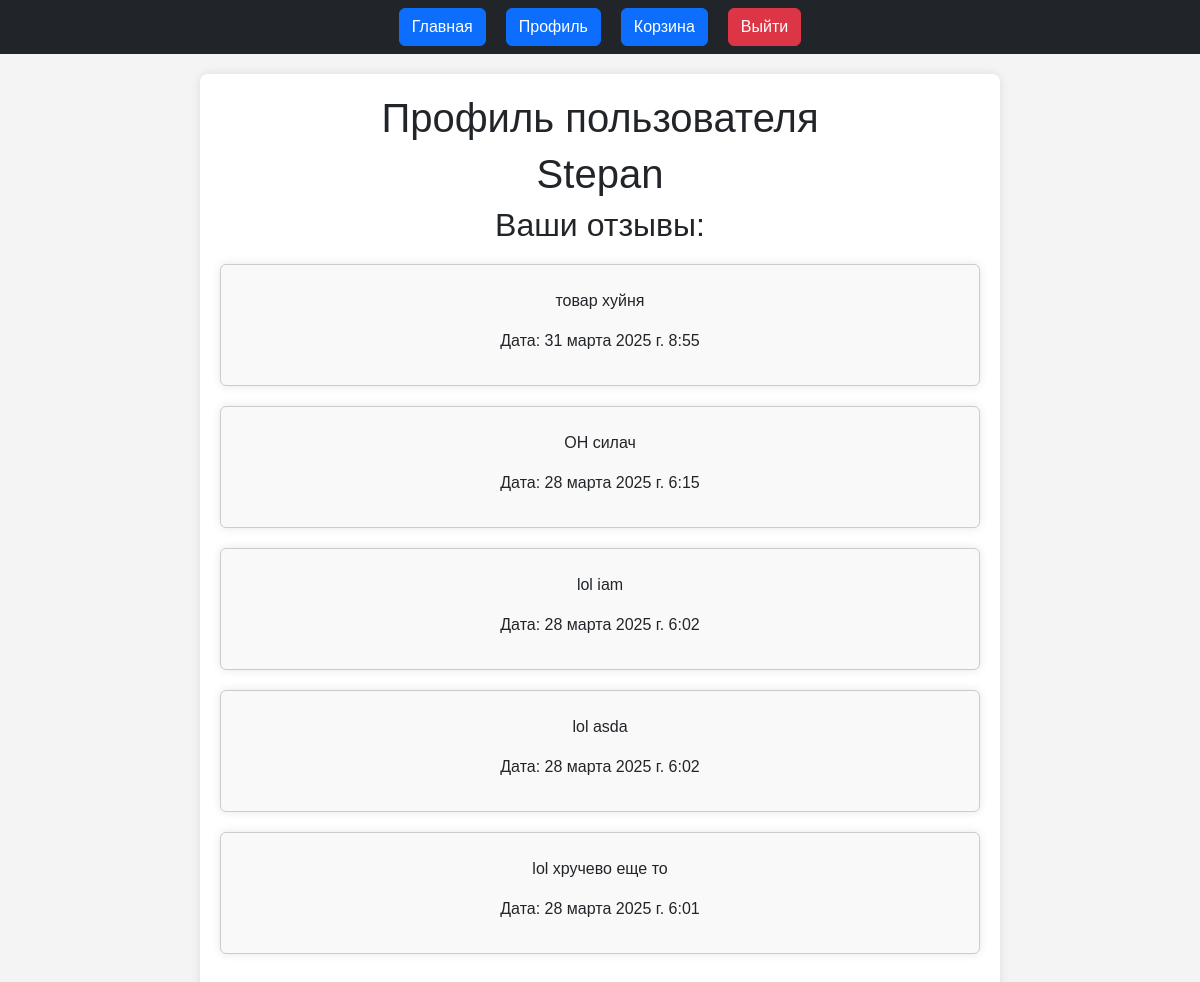
The app's page /profile/ (signed in), older data.
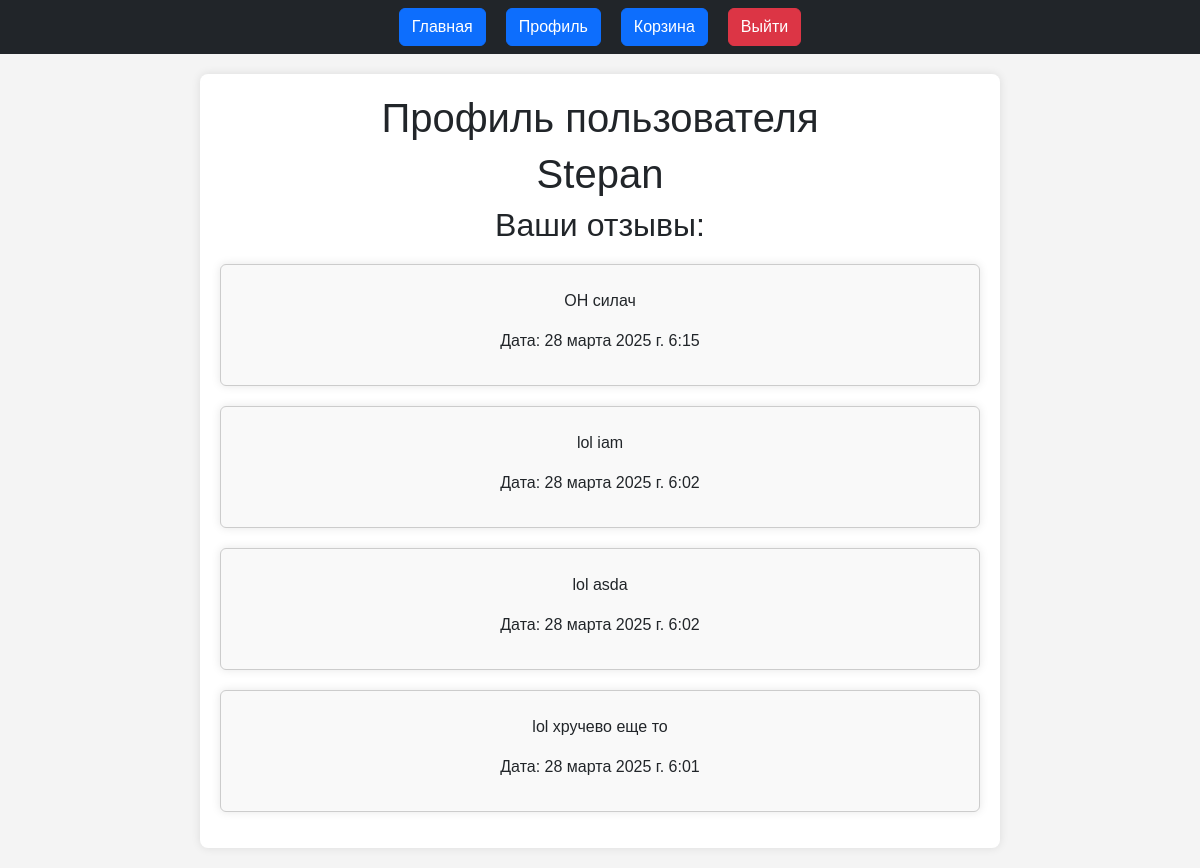
The same page, newer data.
### comments/models.py (models this page shows, shortened)
class Review(models.Model):
    user = models.ForeignKey(User, on_delete=models.CASCADE)
    product = models.ForeignKey(Tovars, on_delete=models.CASCADE)
    rating = models.IntegerField(validators=[MaxValueValidator(5)])
    text = models.TextField()
    created_at = models.DateTimeField(auto_now_add=True)

### comments/views.py (the view)
# urls.py: path('profile/', views.profile, name='profile'),
@login_required
def profile(request):
    reviews = Review.objects.filter(user=request.user).order_by('-created_at')
    return render(request, 'comments/profile.html', {'reviews': reviews})

### comments/templates/comments/profile.html (shortened to what this page needs)
{% extends 'comments/base.html' %}
{% block content %}
    <h1>Профиль пользователя</h1>
    <h1>{{ user.username }}</h1>
    <h2>
        Ваши отзывы:
    </h2>
    <p>
        {% for review in reviews %}
            <div class="container p-3 mb-3 rounded col-auto" style="background-color: #f9f9f9; border: 1px solid #ccc; border-radius: 5px;">
                <p>{{ review.text }}</p>
                <p>Дата: {{ review.created_at }}</p>
            </div>
        {% endfor %}
    </p>
{% endblock content %}

Row changes from the older to the newer data that the page shows:
removed Review: text "товар хуйня", created_at "31 марта 2025 г. 8:55"
